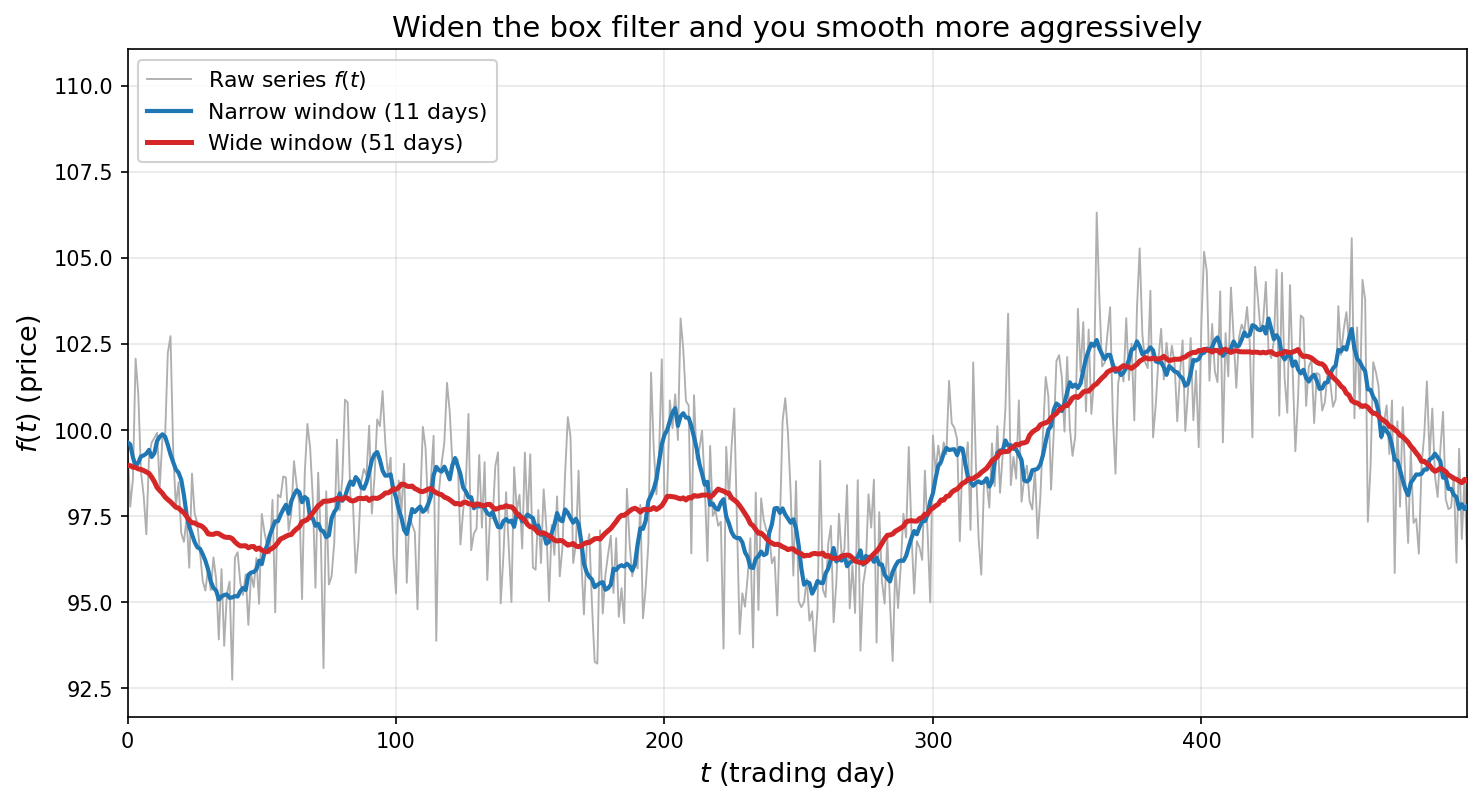

Here is the Python script that generated this plot:
"""
The moving average as a box-filter convolution.

Mehta's example for what a convolution "does": with f(t) the value of a
noisy time series and

    g(t) = (1 / 2c) * Theta(c - |t|)

the box function of half-width c, the convolution (f * g)(t) is exactly the
average of f over the sliding window [t - c, t + c]. This script builds a
synthetic "stock price" f(t) -- a slow random-walk trend plus per-step noise,
in the spirit of the classic random-walk-plus-noise model of asset prices --
and convolves it with two box filters, a narrow one and a wide one, to make
visible the sentence Mehta states in words: widen the box and you smooth
more aggressively; narrow it and you keep more of the fluctuation.

Boundary handling: the box filter is implemented as convolution with a
reflect-padded copy of the series (mode='valid' on the padded array), rather
than plain 'same'-mode convolution. Plain 'same' mode implicitly zero-pads
the series, which drags the moving average toward zero over the last c
points at each end -- a visible dip/spike that has nothing to do with the
data. Reflecting the series before convolving keeps the boundary behavior
sensible (and the output the same length as the input) without that artifact.

Output: assets/high-bias-low-variance/moving-average-convolution.png
"""
import numpy as np
import matplotlib.pyplot as plt

SEED = 7
rng = np.random.default_rng(SEED)

N = 500            # trading days (~2 years)
START = 100.0      # starting price
DRIFT = 0.04       # mean daily change in the underlying trend
TREND_STD = 0.35   # random-walk step size of the underlying trend
NOISE_STD = 1.6    # per-step noise layered on top (e.g. market microstructure)

WINDOW_NARROW = 11  # c = 5
WINDOW_WIDE = 51    # c = 25


def box_filter_average(f, window):
    """Convolve f with a normalized box kernel of the given (odd) width.
    The series is reflect-padded before convolving so the output covers the
    full length of f with no zero-padding artifacts at the boundary."""
    assert window % 2 == 1, "use an odd window so the kernel is centered"
    kernel = np.ones(window) / window
    pad = window // 2
    padded = np.pad(f, pad, mode="reflect")
    return np.convolve(padded, kernel, mode="valid")


t = np.arange(N)
trend = START + np.cumsum(rng.normal(DRIFT, TREND_STD, size=N))
noise = rng.normal(0.0, NOISE_STD, size=N)
price = trend + noise

ma_narrow = box_filter_average(price, WINDOW_NARROW)
ma_wide = box_filter_average(price, WINDOW_WIDE)

fig, ax = plt.subplots(figsize=(10, 5.5))

ax.plot(t, price, color="0.65", linewidth=0.9, alpha=0.9, zorder=1,
        label="Raw series $f(t)$")
ax.plot(t, ma_narrow, color="#1f77b4", linewidth=2.0, zorder=3,
        label=f"Narrow window ({WINDOW_NARROW} days)")
ax.plot(t, ma_wide, color="#d62728", linewidth=2.4, zorder=4,
        label=f"Wide window ({WINDOW_WIDE} days)")

ax.set_xlabel("$t$ (trading day)", fontsize=13)
ax.set_ylabel("$f(t)$ (price)", fontsize=13)
ax.set_title("Widen the box filter and you smooth more aggressively", fontsize=14)
ax.legend(fontsize=10.5, loc="upper left", framealpha=0.9)
ax.grid(True, alpha=0.3)
ax.set_xlim(t[0], t[-1])

# Extra headroom above the data so the legend box never crowds the series.
y_min = min(price.min(), ma_narrow.min(), ma_wide.min())
y_max = max(price.max(), ma_narrow.max(), ma_wide.max())
span = y_max - y_min
ax.set_ylim(y_min - 0.08 * span, y_max + 0.35 * span)

plt.tight_layout()
plt.savefig("assets/high-bias-low-variance/moving-average-convolution.png",
            dpi=150, bbox_inches="tight")

print(f"price range: [{price.min():.2f}, {price.max():.2f}]")
print(f"narrow MA range: [{ma_narrow.min():.2f}, {ma_narrow.max():.2f}]")
print(f"wide MA range: [{ma_wide.min():.2f}, {ma_wide.max():.2f}]")
